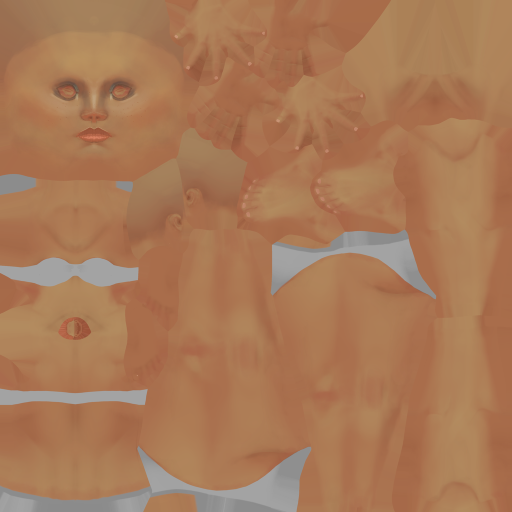
#> input picture assets/characters/ubc/T_Body_Female_BaseColor.png, 1024 x 1024 px (shown at 1/2 size)
$ python compose_before_after.py ../assets/characters/ubc/T_Body_Female_BaseColor.png ../assets/characters/ubc/T_Body_Female_Normal.png out.png ../assets/characters/ubc/T_Body_Female_Normal.png
#> lines starting #> are read from the running program, lines starting #| are printed output that depends on the picture
"""Puts a "before" and an "after" screenshot side by side with labels (for PR and preview media).

Usage: python tools/compose_before_after.py <before.png> <after.png> <out.png> [caption] [--before=main] [--after=M1]
Needs OpenCV (cv2) and numpy.
"""
import sys

import cv2
import numpy as np


def label(img, text, colour):
    out = img.copy()
    cv2.rectangle(out, (0, 0), (out.shape[1], 34), (15, 17, 21), -1)
    cv2.putText(out, text, (12, 24), cv2.FONT_HERSHEY_SIMPLEX, 0.7, colour, 2, cv2.LINE_AA)
    return out


def main():
    opts = dict(a[2:].split("=", 1) for a in sys.argv[1:] if a.startswith("--") and "=" in a)
    args = [a for a in sys.argv[1:] if not a.startswith("--")]
    sys.argv = [sys.argv[0]] + args
    before = cv2.imread(sys.argv[1])
#> before is the input picture: shape (1024, 1024, 3); mean B, G, R 86.7, 121.1, 169.1
    after = cv2.imread(sys.argv[2])
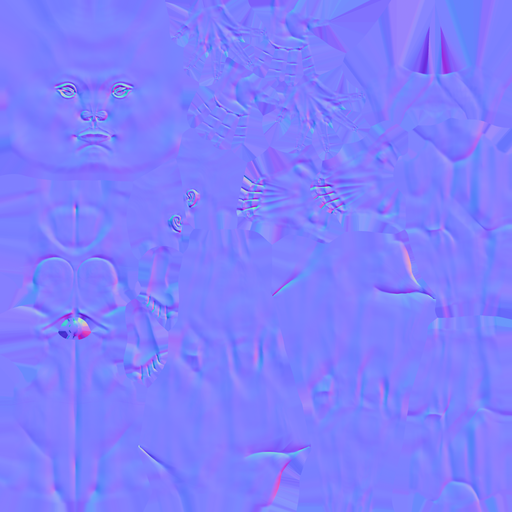
#> input picture assets/characters/ubc/T_Body_Female_Normal.png, 512 x 512 px
#> after is the input picture: shape (512, 512, 3); mean B, G, R 254, 127.2, 127.6
    h = min(before.shape[0], after.shape[0])
#> h = 512
    before = cv2.resize(before, (int(before.shape[1] * h / before.shape[0]), h))
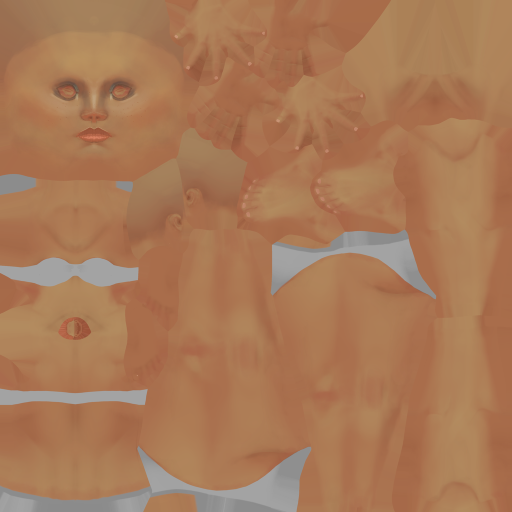
#> before: shape (512, 512, 3); mean B, G, R 86.7, 121.2, 169.2
    after = cv2.resize(after, (int(after.shape[1] * h / after.shape[0]), h))
    gap = np.full((h, 12, 3), 40, np.uint8)
    row = np.hstack([label(before, "BEFORE (%s)" % opts.get("before", "main"), (160, 170, 180)), gap,
                     label(after, "AFTER (%s)" % opts.get("after", "M1"), (32, 176, 255))])
#> call 2 of label, with text = 'AFTER (M1)', colour = (32, 176, 255)
#> in label (call 2), `cv2.putText(out, text, (12, 24), cv2.FONT_HERSHEY_SIMPLEX, 0.7, colour..`:
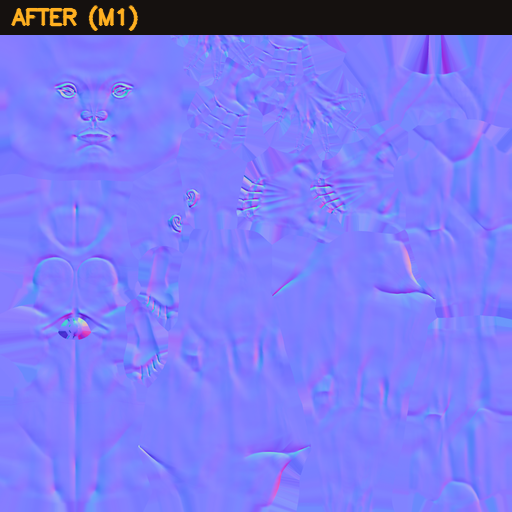
#> out: shape (512, 512, 3); mean B, G, R 237.7, 120.4, 121.4
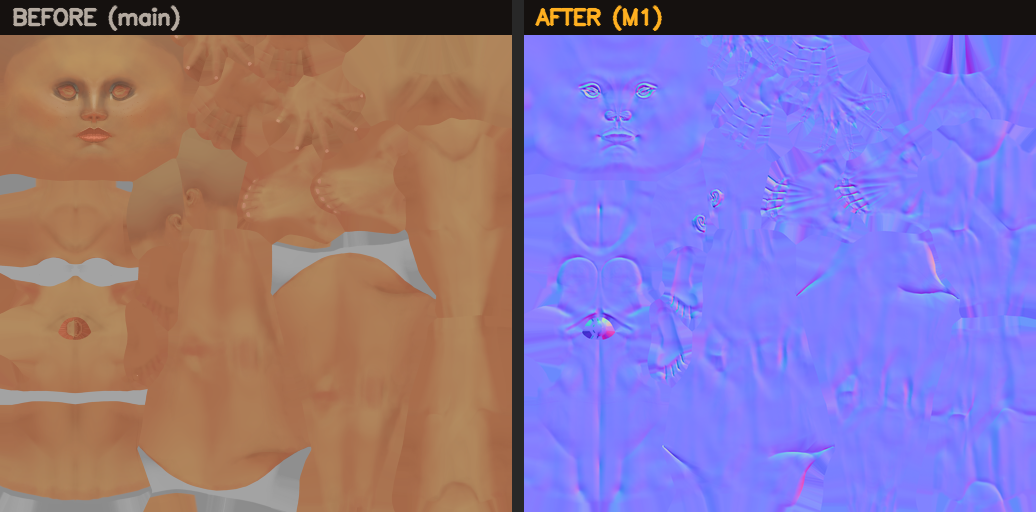
#> row: shape (512, 1036, 3); mean B, G, R 158.9, 116.7, 139.6
    if len(sys.argv) > 4:
        cap = np.full((40, row.shape[1], 3), 21, np.uint8)
        cv2.putText(cap, sys.argv[4], (12, 27), cv2.FONT_HERSHEY_SIMPLEX, 0.65, (232, 234, 237), 1, cv2.LINE_AA)
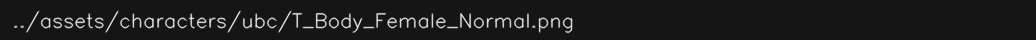
#> cap: shape (40, 1036, 3); mean of channels 0, 1, 2 29.1, 29.2, 29.3; drawn as B, G, R
        row = np.vstack([row, cap])
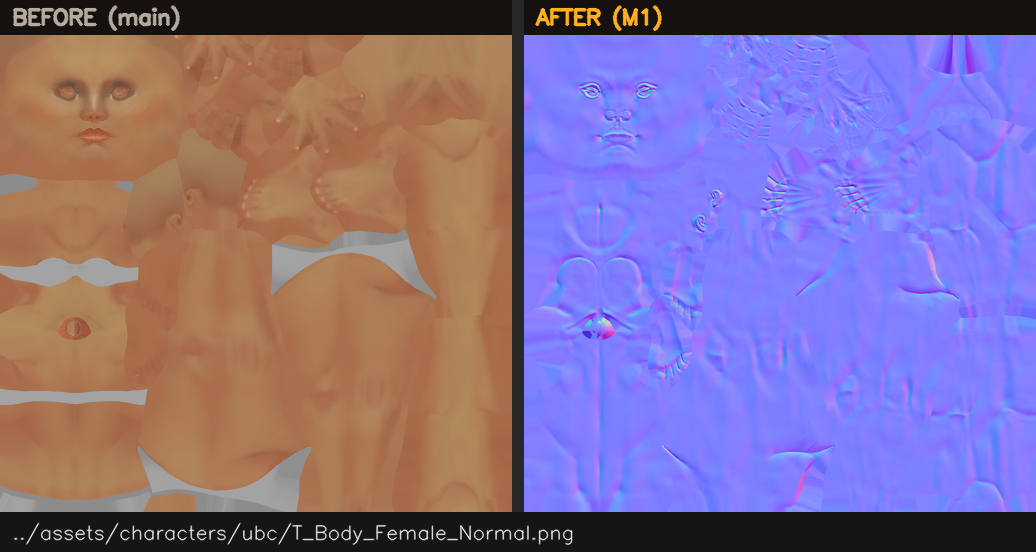
#> row: shape (552, 1036, 3); mean B, G, R 149.5, 110.4, 131.6
    cv2.imwrite(sys.argv[3], row)


if __name__ == "__main__":
    main()
